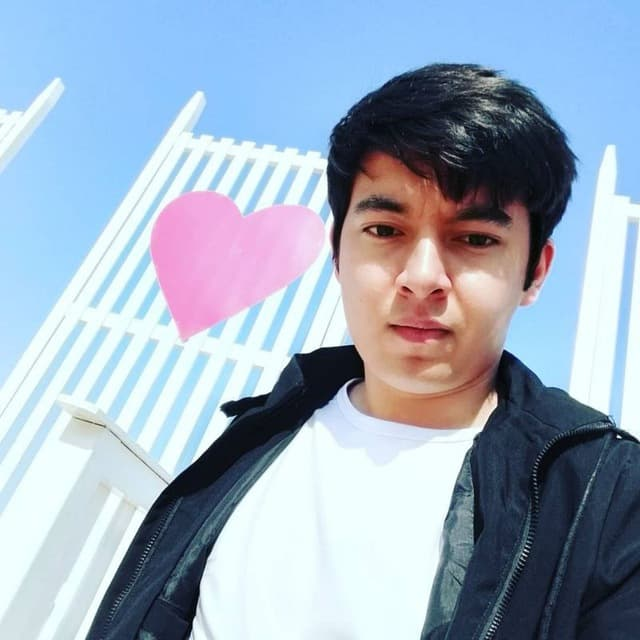
#> input picture OpenCV_Full/Photos/self.jpg, 640 x 640 px
$ python 09_Channels.py
#> lines starting #> are read from the running program, lines starting #| are printed output that depends on the picture
import cv2
import numpy as np


img = cv2.imread("Photos/self.jpg")
#> img is the input picture: shape (640, 640, 3); mean B, G, R 190.6, 172.1, 156.7
cv2.imshow('img', img)

# blank img
blank = np.zeros(img.shape[:2], dtype='uint8')

# split RGB into 3 channels
b, g, r = cv2.split(img)
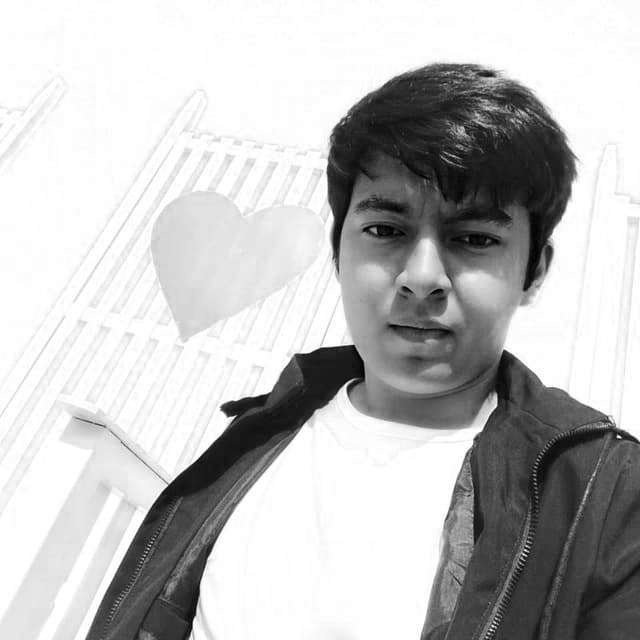
#> b: shape (640, 640); min 0, max 255, mean 190.6
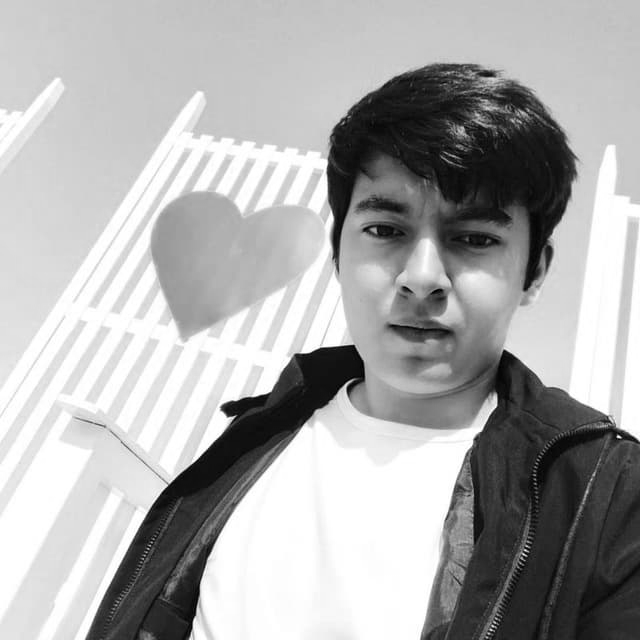
#> g: shape (640, 640); min 0, max 255, mean 172.1
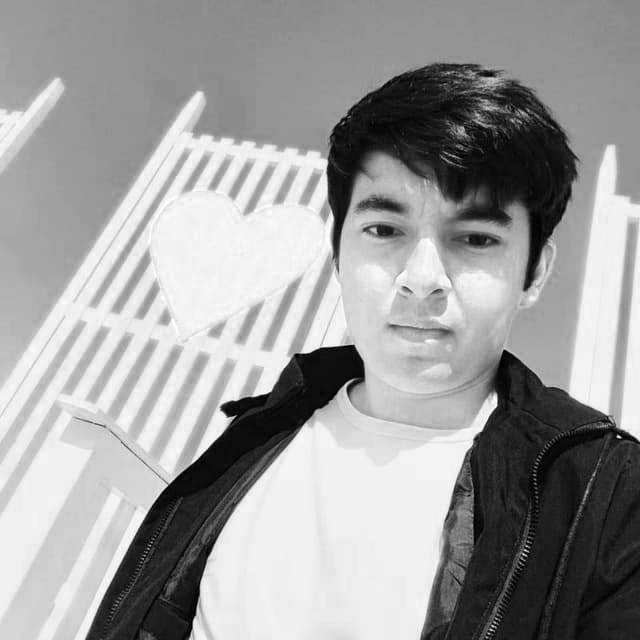
#> r: shape (640, 640); min 0, max 255, mean 156.7

# Show all 3 Channels
cv2.imshow('blue', b)
cv2.imshow('green', g)
cv2.imshow('red', r)

# Merge 3 Channels togather
merged = cv2.merge([b,g,r])
cv2.imshow('merged', merged)

# Single channels
blue = cv2.merge([b,blank,blank])
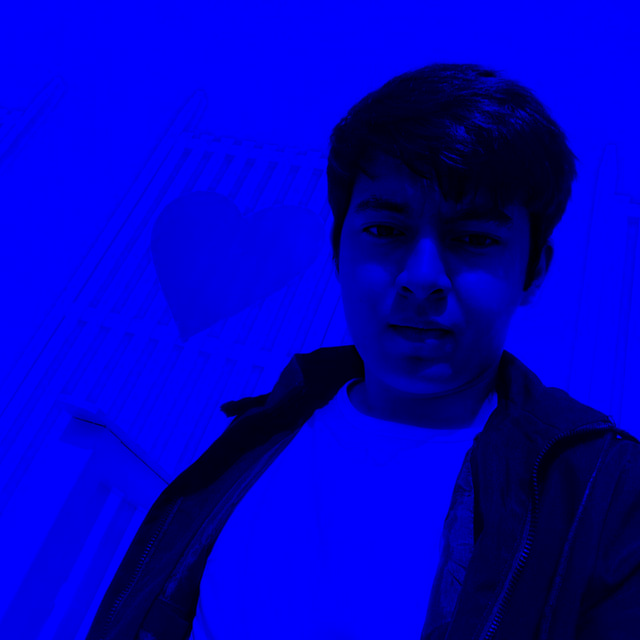
#> blue: shape (640, 640, 3); mean of channels 0, 1, 2 190.6, 0, 0; drawn as B, G, R
green = cv2.merge([blank,g,blank])
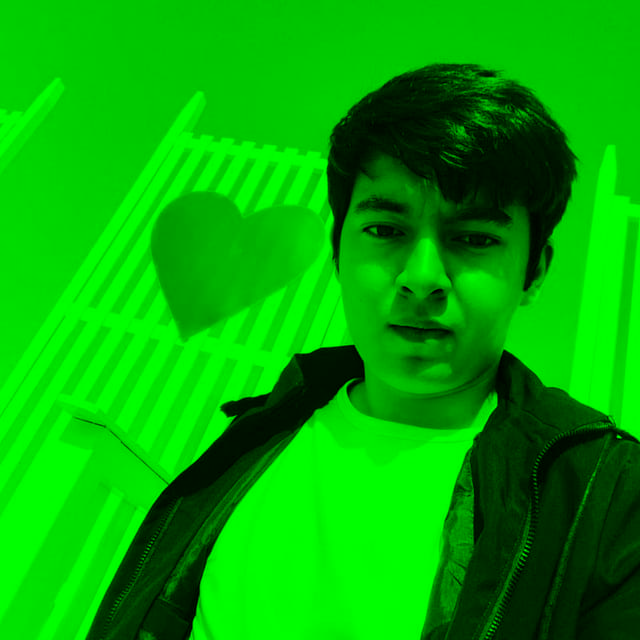
#> green: shape (640, 640, 3); mean of channels 0, 1, 2 0, 172.1, 0; drawn as B, G, R
red = cv2.merge([blank,blank,r])
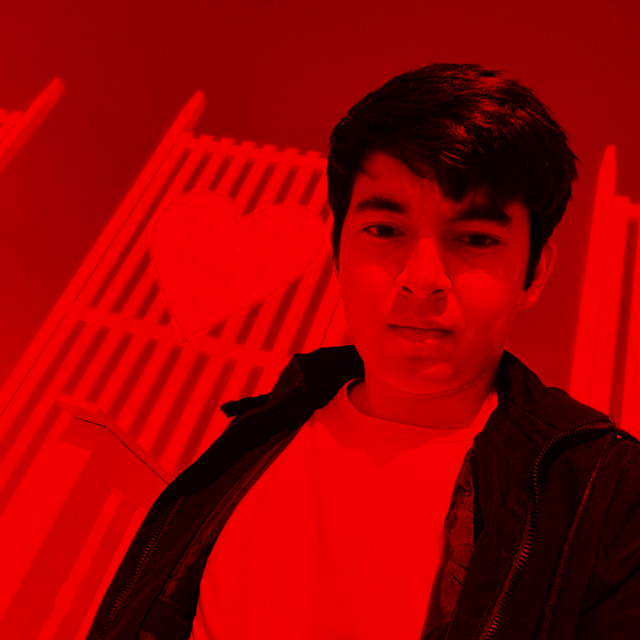
#> red: shape (640, 640, 3); mean of channels 0, 1, 2 0, 0, 156.7; drawn as B, G, R

# Show them
cv2.imshow('blue', blue)
cv2.imshow('green', green)
cv2.imshow('red', red)


cv2.waitKey(0)
